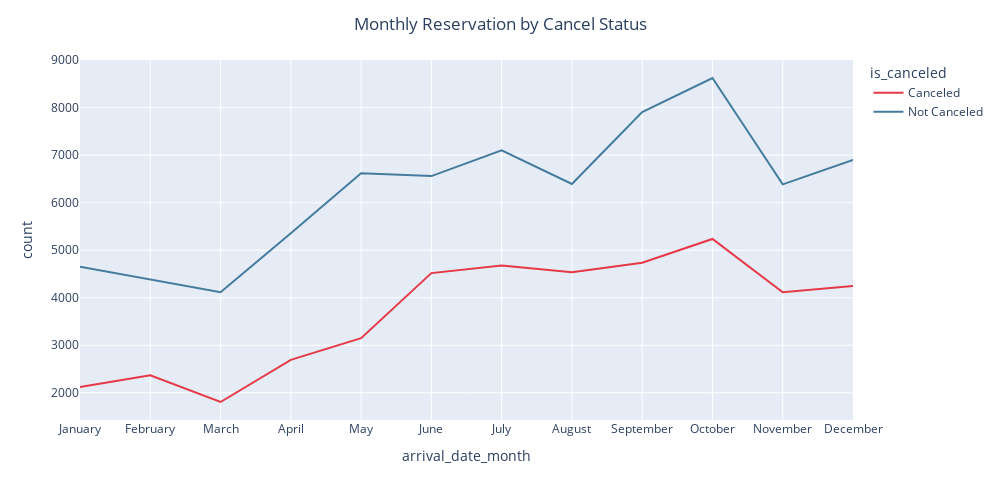

Notebook code cell kept with this figure:
### Code cell
monthly_cancel_plot = go.Figure()
monthly_cancel_plot = (py.line(monthly_cancel, x = 'arrival_date_month', y = 'count', color = 'is_canceled',color_discrete_sequence=["#e63946","#457b9d"]))
monthly_cancel_plot.update_layout(title={
        'text': 'Monthly Reservation by Cancel Status',
        'x': 0.5,
        'xanchor': 'center'
    })
monthly_cancel_plot.update_layout(width=1000, height=500)
monthly_cancel_plot.show()

### Figure 1 — Plotly figure (JSON) as saved in the notebook; plotly's stock layout.template omitted (floating-point values rounded to 4 significant figures)
{"data": [{"hovertemplate": "is_canceled=Canceled<br>arrival_date_month=%{x}<br>count=%{y}<extra></extra>", "legendgroup": "Canceled", "line": {"color": "#e63946", "dash": "solid"}, "marker": {"symbol": "circle"}, "mode": "lines", "name": "Canceled", "orientation": "v", "showlegend": true, "type": "scatter", "x": ["January", "February", "March", "April", "May", "June", "July", "August", "September", "October", "November", "December"], "xaxis": "x", "y": [2120, 2368, 1806, 2693, 3148, 4518, 4677, 4534, 4737, 5237, 4115, 4246], "yaxis": "y"}, {"hovertemplate": "is_canceled=Not Canceled<br>arrival_date_month=%{x}<br>count=%{y}<extra></extra>", "legendgroup": "Not Canceled", "line": {"color": "#457b9d", "dash": "solid"}, "marker": {"symbol": "circle"}, "mode": "lines", "name": "Not Canceled", "orientation": "v", "showlegend": true, "type": "scatter", "x": ["January", "February", "March", "April", "May", "June", "July", "August", "September", "October", "November", "December"], "xaxis": "x", "y": [4651, 4391, 4115, 5359, 6619, 6560, 7103, 6395, 7907, 8624, 6385, 6901], "yaxis": "y"}], "layout": {"height": 500, "legend": {"title": {"text": "is_canceled"}, "tracegroupgap": 0}, "margin": {"t": 60}, "title": {"text": "Monthly Reservation by Cancel Status", "x": 0.5, "xanchor": "center"}, "width": 1000, "xaxis": {"anchor": "y", "domain": [0, 1], "title": {"text": "arrival_date_month"}}, "yaxis": {"anchor": "x", "domain": [0, 1], "title": {"text": "count"}}}}
